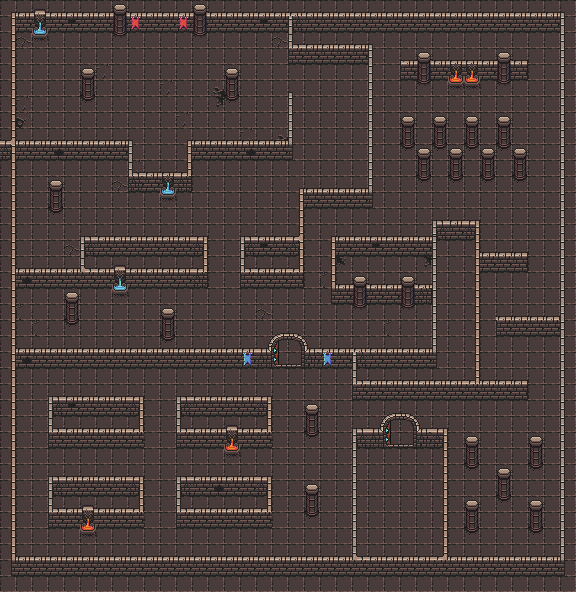

The image is a tile-based game level rendered from a .tmx file. Its description and source (layers, tilesets, objects; grid data summarised) follow:
An orthogonal 36x37 tile map with 16x16 px tiles, 3 tile layers (layer0, layer1, layer3) and 83 objects (81x Wall, Player, NPC).

<map version="1.2" tiledversion="1.2.4" orientation="orthogonal" renderorder="right-down" width="36" height="37" tilewidth="16" tileheight="16" infinite="0" nextlayerid="17" nextobjectid="90">
 <tileset firstgid="1" source="dungeon0.tsx" />
 <layer id="14" name="layer0" width="36" height="37">
  <properties>
   <property name="layer" type="int" value="0" />
  </properties>
  <data>[1332 cells, 1332 non-empty, 8 distinct tile ids]</data>
 </layer>
 <layer id="15" name="layer1" width="36" height="37">
  <properties>
   <property name="layer" type="int" value="1" />
  </properties>
  <data>[1332 cells, 419 non-empty, 31 distinct tile ids]</data>
 </layer>
 <objectgroup id="3" name="objects">
  <properties>
   <property name="layer" type="int" value="2" />
  </properties>
  <object id="1" name="Wall" x="12" y="16" width="4" height="544" />
  <object id="2" name="Wall" x="16" y="144" width="112" height="16" />
  <object id="3" name="Wall" x="16" y="16" width="544" height="16" />
  <object id="4" name="Wall" x="32" y="32" width="16" height="8" />
  <object id="5" name="Wall" x="160" y="192" width="16" height="8" />
  <object id="6" name="Wall" x="128" y="176" width="64" height="16" />
  <object id="7" name="Wall" x="192" y="144" width="100" height="16" />
  <object id="8" name="Wall" x="288" y="96" width="4" height="48" />
  <object id="9" name="Wall" x="288" y="16" width="4" height="48" />
  <object id="10" name="Wall" x="128" y="144" width="4" height="32" />
  <object id="11" name="Wall" x="188" y="144" width="4" height="32" />
  <object id="12" name="Wall" x="80" y="80" width="16" height="16" />
  <object id="13" name="Wall" x="224" y="80" width="16" height="16" />
  <object id="14" name="Player" x="112" y="68" width="16" height="28" />
  <object id="16" name="NPC" x="48" y="100" width="16" height="28" />
  <object id="17" name="Wall" x="84" y="240" width="120" height="16" />
  <object id="18" name="Wall" x="16" y="272" width="192" height="16" />
  <object id="19" name="Wall" x="80" y="240" width="4" height="32" />
  <object id="20" name="Wall" x="204" y="240" width="4" height="32" />
  <object id="21" name="Wall" x="240" y="240" width="4" height="32" />
  <object id="22" name="Wall" x="300" y="192" width="4" height="80" />
  <object id="23" name="Wall" x="368" y="48" width="4" height="144" />
  <object id="24" name="Wall" x="292" y="48" width="76" height="16" />
  <object id="25" name="Wall" x="304" y="192" width="68" height="16" />
  <object id="26" name="Wall" x="244" y="240" width="56" height="16" />
  <object id="27" name="Wall" x="240" y="272" width="64" height="16" />
  <object id="28" name="Wall" x="16" y="352" width="256" height="16" />
  <object id="29" name="Wall" x="112" y="288" width="16" height="8" />
  <object id="30" name="Wall" x="64" y="304" width="16" height="16" />
  <object id="31" name="Wall" x="160" y="320" width="16" height="16" />
  <object id="32" name="Wall" x="48" y="192" width="16" height="16" />
  <object id="33" name="Wall" x="304" y="352" width="132" height="16" />
  <object id="34" name="Wall" x="336" y="240" width="96" height="16" />
  <object id="35" name="Wall" x="332" y="288" width="100" height="16" />
  <object id="36" name="Wall" x="476" y="224" width="4" height="160" />
  <object id="37" name="Wall" x="332" y="240" width="4" height="48" />
  <object id="38" name="Wall" x="48" y="432" width="96" height="16" />
  <object id="39" name="Wall" x="52" y="400" width="88" height="16" />
  <object id="40" name="Wall" x="48" y="400" width="4" height="32" />
  <object id="41" name="Wall" x="140" y="400" width="4" height="32" />
  <object id="46" name="Wall" x="48" y="512" width="96" height="16" />
  <object id="47" name="Wall" x="52" y="480" width="88" height="16" />
  <object id="48" name="Wall" x="48" y="480" width="4" height="32" />
  <object id="49" name="Wall" x="140" y="480" width="4" height="32" />
  <object id="50" name="Wall" x="176" y="512" width="96" height="16" />
  <object id="51" name="Wall" x="180" y="480" width="88" height="16" />
  <object id="52" name="Wall" x="176" y="480" width="4" height="32" />
  <object id="53" name="Wall" x="268" y="480" width="4" height="32" />
  <object id="54" name="Wall" x="176" y="432" width="96" height="16" />
  <object id="55" name="Wall" x="180" y="400" width="88" height="16" />
  <object id="56" name="Wall" x="176" y="400" width="4" height="32" />
  <object id="57" name="Wall" x="268" y="400" width="4" height="32" />
  <object id="58" name="Wall" x="224" y="448" width="16" height="8" />
  <object id="59" name="Wall" x="80" y="528" width="16" height="8" />
  <object id="60" name="Wall" x="304" y="496" width="16" height="16" />
  <object id="61" name="Wall" x="304" y="416" width="16" height="16" />
  <object id="62" name="Wall" x="464" y="448" width="16" height="16" />
  <object id="63" name="Wall" x="528" y="448" width="16" height="16" />
  <object id="64" name="Wall" x="496" y="480" width="16" height="16" />
  <object id="65" name="Wall" x="464" y="512" width="16" height="16" />
  <object id="66" name="Wall" x="528" y="512" width="16" height="16" />
  <object id="67" name="Wall" x="416" y="160" width="16" height="16" />
  <object id="68" name="Wall" x="448" y="160" width="16" height="16" />
  <object id="69" name="Wall" x="480" y="160" width="16" height="16" />
  <object id="70" name="Wall" x="512" y="160" width="16" height="16" />
  <object id="71" name="Wall" x="496" y="128" width="16" height="16" />
  <object id="72" name="Wall" x="464" y="128" width="16" height="16" />
  <object id="73" name="Wall" x="432" y="128" width="16" height="16" />
  <object id="74" name="Wall" x="400" y="128" width="16" height="16" />
  <object id="75" name="Wall" x="400" y="64" width="128" height="16" />
  <object id="76" name="Wall" x="448" y="80" width="32" height="8" />
  <object id="77" name="Wall" x="436" y="224" width="40" height="16" />
  <object id="78" name="Wall" x="432" y="224" width="4" height="128" />
  <object id="79" name="Wall" x="352" y="432" width="4" height="128" />
  <object id="80" name="Wall" x="444" y="432" width="4" height="128" />
  <object id="81" name="Wall" x="560" y="16" width="4" height="544" />
  <object id="83" name="Wall" x="12" y="560" width="552" height="16" />
  <object id="84" name="Wall" x="356" y="432" width="28" height="16" />
  <object id="85" name="Wall" x="416" y="432" width="28" height="16" />
  <object id="86" name="Wall" x="352" y="384" width="176" height="16" />
  <object id="87" name="Wall" x="352" y="368" width="4" height="16" />
  <object id="88" name="Wall" x="496" y="320" width="64" height="16" />
  <object id="89" name="Wall" x="480" y="256" width="48" height="16" />
 </objectgroup>
 <layer id="16" name="layer3" width="36" height="37">
  <properties>
   <property name="layer" type="int" value="3" />
  </properties>
  <data>[1332 cells, 276 non-empty, 20 distinct tile ids]</data>
 </layer>
</map>
